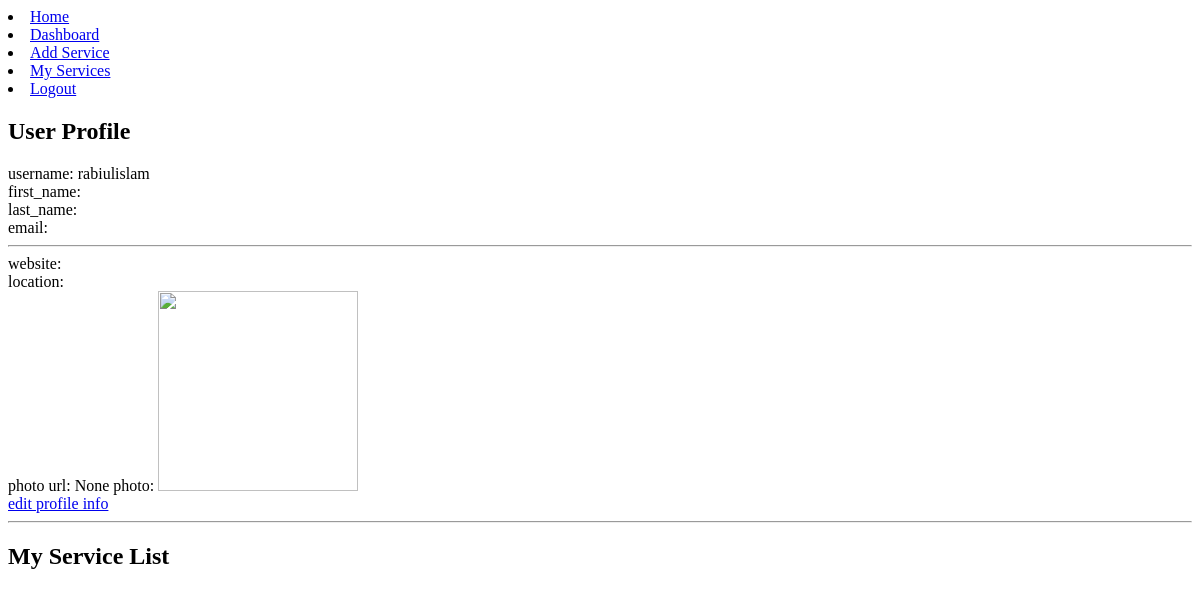
Page /account/ (signed in) on the earlier database version.
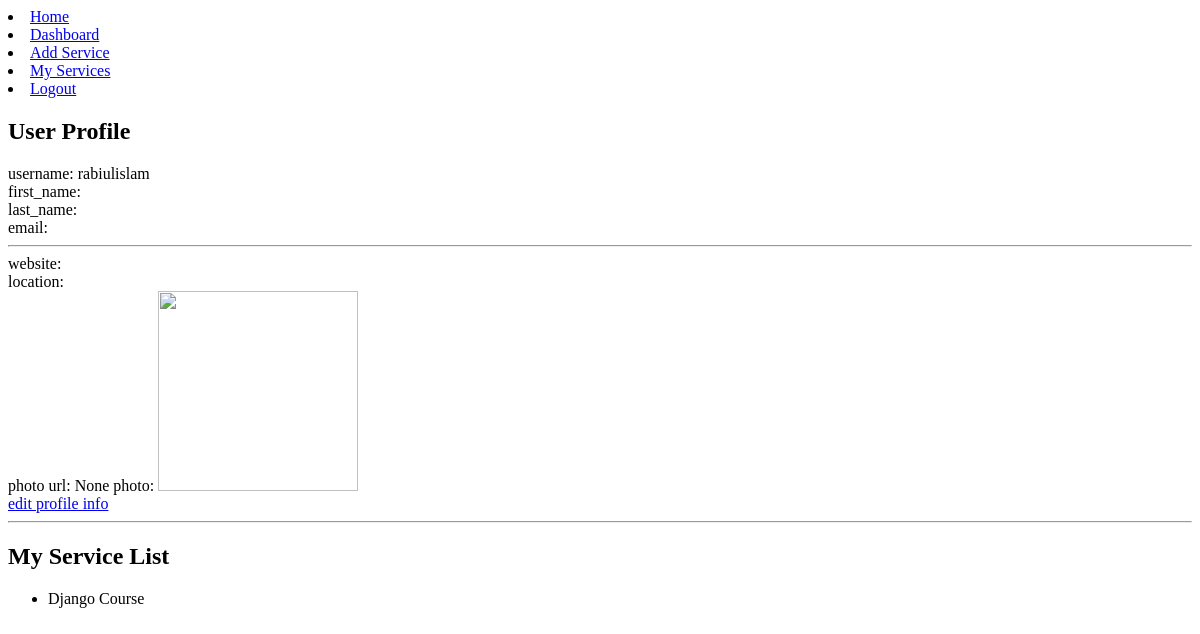
Same page on the later database version.
### service/models.py (models this page shows, shortened)
class Service(models.Model):
    name            = models.CharField(max_length=255)
    description     = models.TextField()
    provider        = models.ForeignKey(User, on_delete=models.CASCADE)
    created         = models.DateTimeField(auto_now_add=True)
    updated         = models.DateTimeField(auto_now=True)
    objects         = ServiceManager()

### account/views.py (the view)
@login_required
def dashboard(request):
    user_service_list = Service.objects.my_service_list(request.user.id)
    context = {
        'user':request.user,
        'user_service_list': user_service_list,
    }
    return render(request, 'account/dashboard.html', context)

### service/models.py (called while the page is built)
    def my_service_list(self, id):
        return self.filter(provider__id=id)

### account/templates/account/dashboard.html (shortened to what this page needs)
{% extends 'base.html' %}
{% block content %}
    <h2>User Profile</h2>
    username: {{ user.username }}<br/>
    first_name: {{ user.first_name }}<br/>
    last_name: {{ user.last_name }}<br/>
    email: {{ user.email }}<br/>
    <hr/>
    website: {{ user.profile.website }}<br/>
    location: {{ user.profile.location }}<br/>
    photo url: {{ user.profile.photo }}
    photo: <img src="{{ user.profile.photo }}" height="200" width="200">
    <br>
    <a href="{% url 'account:update_profile' %}">edit profile info</a>
    <hr>
    <h2>My Service List</h2>
    <ul>
        {% for service in user_service_list %}
            <li>{{ service.name }}</li>
        {% endfor %}
    </ul>
{% endblock %}

Differences in the rows shown:
added Service: name "Django Course"
